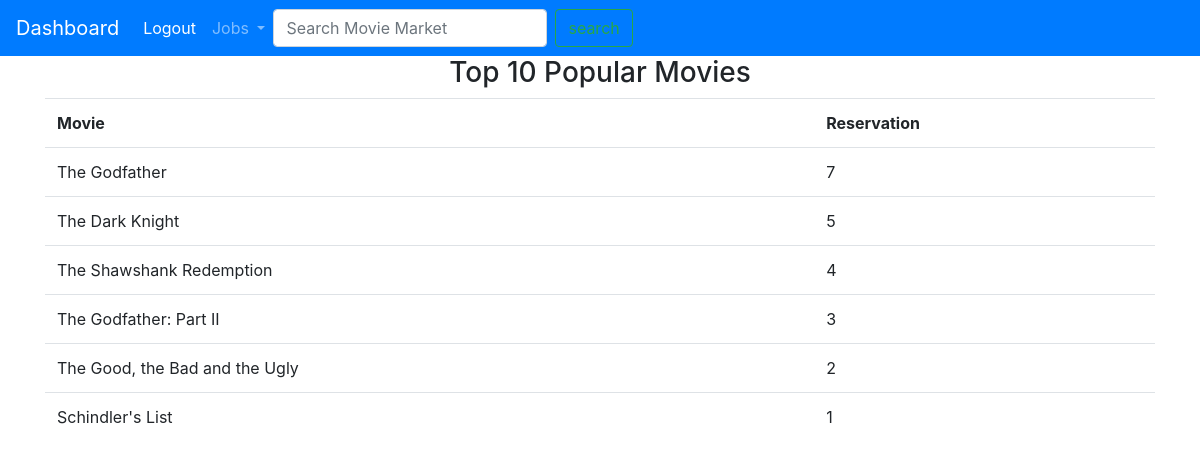
Screenshot of /user_signUp_Login/empolyeeHome.php with the database file from the repository.
### tables this page shows
CREATE TABLE IF NOT EXISTS `movie` (
  `id` int(5) NOT NULL,
  `title` varchar(50) NOT NULL,
  `director` varchar(20) NOT NULL,
  `rating` double NOT NULL,
  `price` double NOT NULL
);

### user_signUp_Login/empolyeeHome.php (the view, shortened to what this page needs)
<!DOCTYPE html>
<html>
<head>
    <link rel="stylesheet" href="https://stackpath.bootstrapcdn.com/bootstrap/4.1.3/css/bootstrap.min.css">
</head>
<body>
    <nav class="navbar navbar-expand-lg navbar-dark bg-primary">
        <a class="navbar-brand" href="empolyeeHome.php">Dashboard</a>
        <div class="collapse navbar-collapse" id="navbarNavDropdown">
            <ul class="navbar-nav">
                <li class="nav-item">
                    <a class="nav-link active" href="logoutProcess.php">Logout</a>
                </li>
                <li class="nav-item dropdown">
                    <a class="nav-link dropdown-toggle" href="" id="navbarDropdownMenuLink" role="button" data-toggle="dropdown" aria-haspopup="true" aria-expanded="false">
                    Jobs
                    </a>
                </li>
            </ul>
            <form class="form-inline my-2 my-lg-0" method="get" action="searchMarket.php">
                <input class="form-control mr-sm-2" type="search" name="title" placeholder="Search Movie Market" aria-label="Search">
                <input type="submit" class="btn btn-outline-success my-2 my-sm-0" value="search">
            </form>
        </div>
    </nav>
    <?php
        $sql = "CALL topMovie(10)";
        $top = mysql_query($sql);
    ?>
    <div id="topMovies" class="container">
        <h3 class="text-center">Top 10 Popular Movies</h3>
        <table class="table">
            <tr>
                <th>Movie</th>
                <th>Reservation</th>
            </tr>
            <?php
                while($row = mysql_fetch_array($top)){
            ?>
            <tr>
                <td><?php echo $row['title'] ?></td>
                <td><?php echo $row['reserve'] ?></td>
            </tr>
            <?php
                }
            ?>
        </table>
    </div>
</body>
</html>

### rows the page displays
movie: title "The Godfather", reserve "7"
movie: title "The Dark Knight", reserve "5"
movie: title "The Shawshank Redemption", reserve "4"
movie: title "The Godfather: Part II", reserve "3"
movie: title "The Good, the Bad and the Ugly", reserve "2"
movie: title "Schindler's List", reserve "1"
